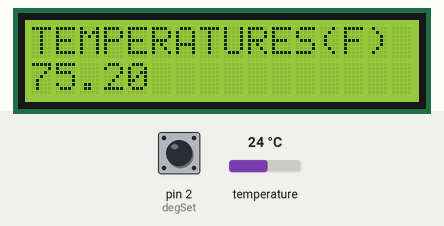
The sketch below on a simulated Arduino Nano, built with avr-gcc and run on an emulated ATmega328P. Parts: 16×2 character LCD. The inputs (shaded band) are chosen by the test bench; at power-on: temperature 24 °C, pin 2 (degSet) HIGH.

Above: at 1.2 s.
1.3 s: temperature set to 12 °C
At 7.1 s:
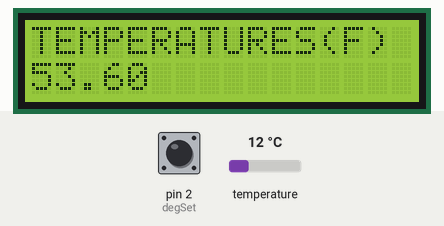
8.1 s: temperature set to 19 °C
At 12.9 s:
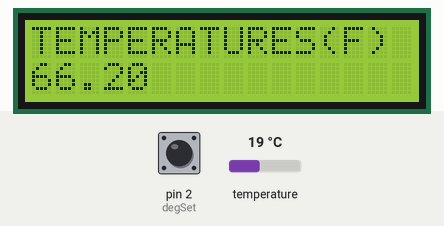
14.8 s: temperature set to 28 °C
At 18.7 s:
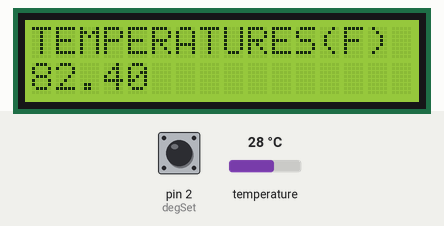
21.5 s: pin 2 (degSet) pulled LOW for 3 s
At 24.5 s:
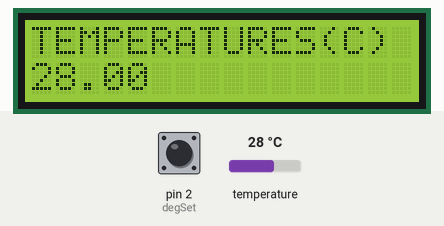
Timing chart, 0 to 26.0 s (numbered marks = the images above; inputs shaded):
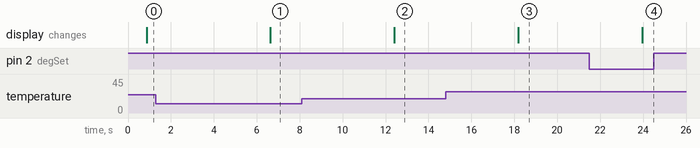

The sketch:

Temp_Display.ino
```cpp
/*
 Sketch to read temperatures from a series of Maxim DS18B20 temperature
 sensors and display the result on an LCD screen.
 Hardware:
    Arduino Nano or equiv
    Adafruit 24x2 LCD display
    Adafruit i2c/SPI LCD backpack
    http://www.ladyada.net/products/i2cspilcdbackpack/index.html )
        * 5V to Arduino Nano 5V pin
        * GND to Arduino Nano GND pin
        * * CLK to Nano Analog #5
        * DAT to Nano Analog #4
  DS18B20:
    * DQ to Arduino Nano pin D8 (ATMEL PB0)
    * +5V
    * Ground
    * 4.7K pullup R +5V to DQ

 Software:
    OneWire Library
    DallasTemperature Library
    Adafruit LiquidCrystal

    Note: Because we are only displaying temperatures on the bottom line of the LCD display
          this software limits the display to four positive temperature values (even if there are
          more than four (seriously?) sensors)

 Written by
      Glenn Tober

  Version 0.1
      03/28/2021
  Initial release. Added displayOrder array to make it possible to reorder the temperature
  display list (since in the case of multiple sensors, while the order is always fixed,
  one does not know which physical sensor is which when displayed (you must test each sensor
  with temperature change and observe results to determine which is which. Use displayOrder{}
  to rearrange temperatures in the order you like.
*/

// Include the libraries we need
#include <OneWire.h>
#include <DallasTemperature.h>
#include <Adafruit_LiquidCrystal.h>

// Debug printing flag
//#define DEBUG

// digital input pin that will determine units display (open -  deg F) or (ground - deg C)
#define degSet 2

// F is software set for units (digital input pin degSet must be left open for software set)
// if you want digital input pin degSet to determine units instead
// (an external switch could determine the units for example) then leave F = true
// and either leave degSet open (for deg F) or ground it (for deg C)

bool F = true;  // software units set (true for farenheiht or false for celsius)
bool F2 = F;

// DS18B20 DQ wire is plugged into port D8 on the Arduino
// Adjust accordingly
#define ONE_WIRE_BUS 8

// Setup a oneWire instance to communicate with any OneWire devices on ONE_WIRE_BUSS pin
OneWire oneWire(ONE_WIRE_BUS);

// Pass our oneWire reference to Dallas Temperature.
DallasTemperature sensors(&oneWire);

// arrays to hold device address
DeviceAddress sensorAddress;

// Connect to LCD screen via i2c, default address #0 (A0-A2 not jumpered)
Adafruit_LiquidCrystal lcd(0);

int count = 0;
int nextChar = 0;

// Use dislayOrder list to reorder the display of temperatures in a multi sensor environment
// {0,1,2,3,4} makes no change to order while {4,2,3,0} will display the fourth sensor first
// and the first sensor last. Note, array must always contain all four numbers 0-4
const int displayOrder[] = {0,1,2,3,4}; // default no change order

void setup(void)
{
  Serial.begin(9600);
  // set up the LCD's number of rows and columns:
  lcd.begin(16, 2);
  // Configure digital pin degSet (for F/C display control)
  pinMode(degSet, INPUT_PULLUP);

  // locate devices on the bus
  sensors.begin();

    // Set bit resolution for returning temperatures
  sensors.setResolution(sensorAddress, 12);

  // How many temperature sensors are there?
  count = sensors.getDeviceCount();

  lcd.setCursor(0,0); // setCursor(col,row)
  lcd.print("TEMPERATURES(");

  #ifdef DEBUG  // whole bunch of debug printing next
  Serial.print("Device count = ");
  Serial.println(count, DEC);

  // report parasite power requirements
  Serial.print("Parasite power is: ");
  if (sensors.isParasitePowerMode()) Serial.println("ON");
  else Serial.println("OFF");

  if (!sensors.getAddress(sensorAddress, 0))
    Serial.println("Unable to find address for Device 0");
  else
  {
  // show the addresses we found on the bus
  Serial.print("Device 0 Address: ");
  printAddress(sensorAddress);
  Serial.println();
  }
  Serial.print("Device 0 Resolution: ");
  Serial.print(sensors.getResolution(sensorAddress), DEC);
  Serial.println();
  Serial.println(sensors.getTempC(sensorAddress));
  Serial.println(sensors.getTempCByIndex(0));

  #endif
}
//**********************end setup******************************************

void loop(void)
{
  sensors.requestTemperatures(); // Send the command to get temperatures

  // Next statement either leaves units as set by F = true/false (above)
  // or overrides it by state of input pin degSet
  // F = true (above) then degSet input open (true) or grounded (false) will set deg F or deg C
  // F = false(above) then will get deg C no matter what degSet input is (open or grounded)
  F2 = F && digitalRead(degSet);
  lcd.setCursor(13,0); // Now that F/C is determined, setCursor(col,13)
  if (F2) lcd.print("F)"); // And print units character
  else lcd.print("C)");

  if(count == 0)
  {
    lcd.setCursor(0, 1);
    lcd.print("No Temp Sensors");
  }

  for(int index = 0;index < count; index++)
  {
    printTemperature(index); // Use a separate function to print out the data
  }
  nextChar = 0;
  delay(5000);
}
//**********************end loop***********************************************

// function to print the temperature for a device
// This function prints 1-4 temperature values on LCD line 2 adjusting precision
// (in order to fit values on the line) from .xx to .x to zero as display count goes from 1 to 4

void printTemperature(int index)
{
  int decimals = 2;
  byte arrayPointer = 0;
  int nbrDigits = 0;
  int decPtFudge = 1;

  int index2 = displayOrder[index]; // this lookup allows the display of temperatures to occur in any assigned order

  if(count == 3) decimals = 1;
  if(count > 3) decimals = 0;
  if(index2 >= 4) index2 = 4; // Allow no more than four sensors to print

  float tempF = sensors.getTempFByIndex(index2);  //
  if(!F2) tempF = DallasTemperature::toCelsius(tempF);

  lcd.setCursor(nextChar,1);
  lcd.print(tempF, decimals);

  String str = String(tempF, DEC); // Obviously .. get your int or byte into the string
  str = str + '\r' + '\n'; // Add the required carriage return, optional line feed

// Next crazy is what you have to do to determine number chars in integer temperature
  byte str_len = str.length();
  while (str_len)
  {
    if(str[arrayPointer] == '.') nbrDigits = arrayPointer;  // counts chars prior to decimal point
    --str_len;
    ++arrayPointer;
  }

  if(decimals == 0) decPtFudge = 0; // Need to add space if no decimal point
  nextChar = nextChar + nbrDigits + decimals + 1 + decPtFudge; // Compute skip distance to next temp print

  #ifdef DEBUG
  char suffix = 'F';  //this suffix for serial monitor output only
  if (!F)
  {
    suffix = 'C';
  }
  Serial.print("Temp = ");
  Serial.print(tempF);
  Serial.println(suffix);

  #endif
}
//************************end printTemperature*********************************

#ifdef DEBUG
// function to print a device address
void printAddress(DeviceAddress deviceAddress)
{
  for (uint8_t i = 0; i < 8; i++)
  {
    if (deviceAddress[i] < 16) Serial.print("0");
    Serial.print(deviceAddress[i], HEX);
  }
}
#endif
```

Measured:
- after the input at 1.3 s, the display: changes after 5.3 s (image 1)
- after the input at 8.1 s, the display: changes after 4.3 s (image 2)
- after the input at 14.8 s, the display: changes after 3.4 s (image 3)
- after the input at 21.5 s, the display: changes after 2.5 s (image 4)
